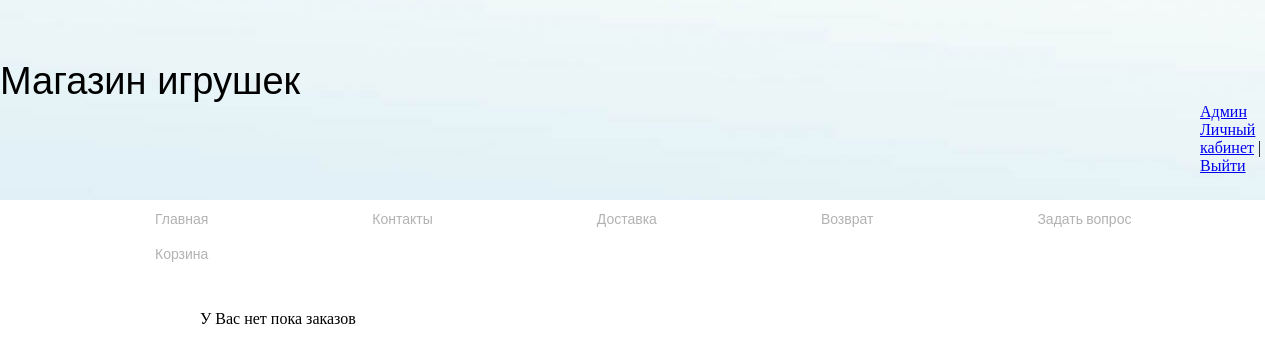
Page /user/user/5/ (signed in) on the earlier database version.
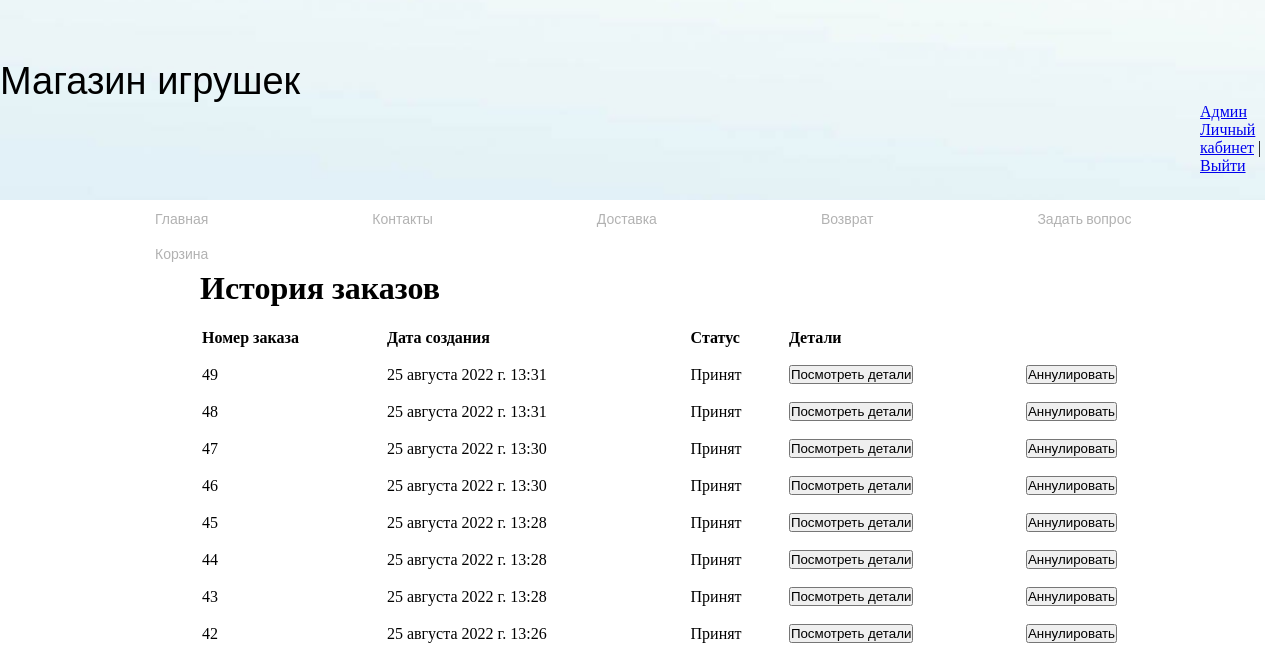
Same page on the later database version.
### orders/models.py (models this page shows, shortened)
class Order(models.Model):
    PAYMENT_METHOD = (
        ('1', 'Оплата картой на сайте'),
        ('2', 'Оплата картой при получении'),
        ('3', 'Оплата наличными при получении')
    )
    ORDER_STATUS = (
        ('1', 'Принят'),
        ('2', 'Собран'),
        ('3', 'Передан курьеру'),
        ('4', 'Доставлен'),
        ('5', 'Аннулирован')
    )
    user = models.ForeignKey('user.User', on_delete=models.CASCADE, verbose_name='Пользователь',
                             related_name="user_basket")
    address = models.CharField(max_length=250)
    city = models.CharField(max_length=100)
    created = models.DateTimeField(auto_now_add=True)
    paid = models.CharField('метод оплаты', max_length=100, choices=PAYMENT_METHOD, default='1')
    order_status = models.CharField('Статус Заказа', max_length=100, choices=ORDER_STATUS, default='1')
    class Meta:
        ordering = ('-created',)
        verbose_name = 'Заказ'
        verbose_name_plural = 'Заказы'

### user/views.py (the view)
# urls.py: path('user/<int:pk>/', user_room, name='user_room'),
@login_required
def user_room(request, pk):
    if request.user.id == pk:
        orders = Order.objects.filter(user_id=pk)
        return render(request, 'user/user_room.html', {'orders': orders, 'user_id': request.user.id})
    else:
        return redirect('user:login_view')

### cart/context_processors.py (called while the page is built)
def cart(request):
    return {'cart': Cart(request)}

### user/templates/user/user_room.html
{% extends 'orders/base.html' %}
{% block content %}
{% if orders %}
<h1 class="user_room">История заказов</h1>
<table class="cart_user_detail">
    <thead>
      <tr class="spaceUnder">
        <th>Номер заказа</th>
        <th>Дата создания</th>
        <th>Статус</th>
        <th>Детали</th>
        <th> </th>
      </tr>
    </thead>
     <tbody>
     {% for order in orders %}
    <tr class="spaceUnder">
        <td>{{order.id}}</td>
        <td>{{order.created}}</td>
        <td>{{ order.get_order_status_display }}</td>
        <td><form action="{% url 'user:user_order_detail' order.id %}">
            <button type="submit">Посмотреть детали</button>
            </form></td>
        <td><form action="{% url 'user:order_cancel' order.id %}">
            <button type="submit">Аннулировать</button>
            </form></td>
    </tr>
     {% endfor %}
    </tbody>
</table>
{% else %}
<p class="user_room_order">У Вас нет пока заказов</p>
{% endif %}
{% endblock %}

Differences in the rows shown:
added Order: id "49", created "25 августа 2022 г. 13:31", order_status "Принят"
added Order: id "48", created "25 августа 2022 г. 13:31", order_status "Принят"
added Order: id "47", created "25 августа 2022 г. 13:30", order_status "Принят"
added Order: id "46", created "25 августа 2022 г. 13:30", order_status "Принят"
added Order: id "45", created "25 августа 2022 г. 13:28", order_status "Принят"
added Order: id "44", created "25 августа 2022 г. 13:28", order_status "Принят"
added Order: id "43", created "25 августа 2022 г. 13:28", order_status "Принят"
added Order: id "42", created "25 августа 2022 г. 13:26", order_status "Принят"
Other differences:
text no longer shown: "У Вас нет пока заказов"
text now shown: "История заказов Номер заказа Дата создания Статус Детали"
